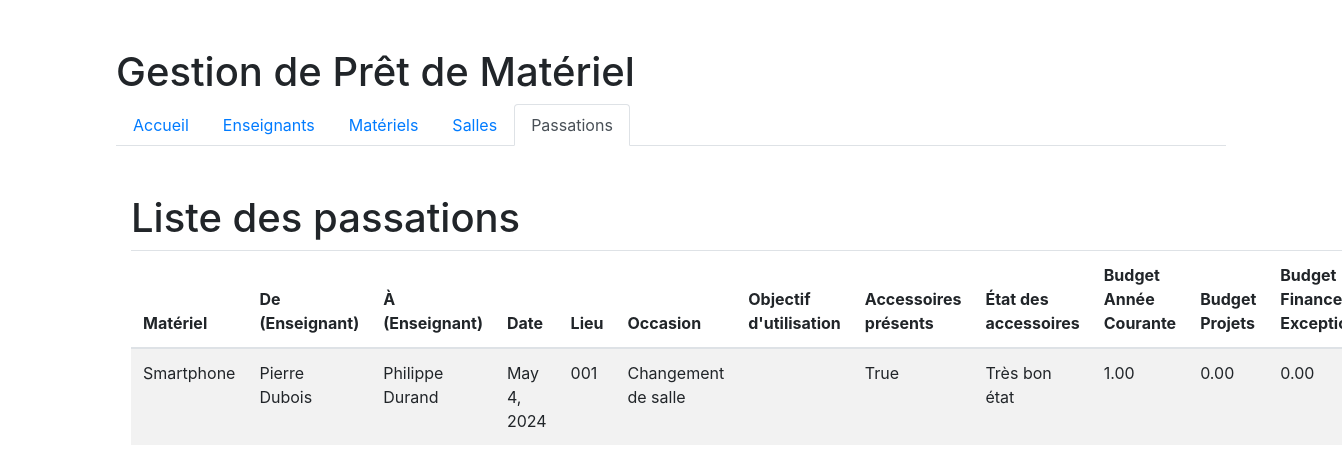
/liste_passations/, run on the app's committed database.
### GestionMateriel/models.py (models this page shows, shortened)
class Passation(models.Model):
    materiel = models.ForeignKey(Materiel, on_delete=models.CASCADE)
    de = models.ForeignKey(Enseignant, on_delete=models.CASCADE, related_name='passations_de')
    a = models.ForeignKey(Enseignant, on_delete=models.CASCADE, related_name='passations_a')
    date = models.DateField()
    lieu = models.ForeignKey(Salle, on_delete=models.SET_NULL, null=True)
    occasion = models.CharField(max_length=200, blank=True)
    objectif_utilisation = models.TextField(blank=True)
    accessoires_presents = models.BooleanField(default=True)
    etat_accessoires = models.CharField(max_length=200, blank=True)
    budget_annee_courante = models.DecimalField(max_digits=10, decimal_places=2, default=0)
    budget_projets = models.DecimalField(max_digits=10, decimal_places=2, default=0)
    budget_financements_exceptionnels = models.DecimalField(max_digits=10, decimal_places=2, default=0)

class Materiel(models.Model):
    nom = models.CharField(max_length=100)
    accessoires = models.TextField(blank=True)
    acheteur = models.ForeignKey(Enseignant, on_delete=models.SET_NULL, null=True, related_name='materiels_achetes')
    responsable = models.ForeignKey(Enseignant, on_delete=models.SET_NULL, null=True,
                                    related_name='materiels_responsables')
    salle = models.ForeignKey(Salle, on_delete=models.SET_NULL, null=True)
    possesseur = models.ForeignKey(Enseignant, on_delete=models.SET_NULL, null=True, related_name='materiels_possedes')
    def __str__(self):
        return self.nom

class Enseignant(models.Model):
    nom = models.CharField(max_length=100)
    prenom = models.CharField(max_length=100)
    def __str__(self):
        return f"{self.prenom} {self.nom}"
    class Meta:
        app_label = 'GestionMateriel'

class Salle(models.Model):
    numero = models.CharField(max_length=10)
    def __str__(self):
        return self.numero

### GestionMateriel/views.py (the view)
# urls.py: path('liste_passations/', views.liste_passations, name='liste_passations'),
def liste_passations(request):
    passations = Passation.objects.all()
    return render(request, 'liste_passations.html', {'passations': passations})

### templates/liste_passations.html (shortened to what this page needs)
{% extends 'base.html' %}
{% block passations_active %}active{% endblock %}
{% block content %}
    <div class="container mt-5">
        <h1>Liste des passations</h1>
        <table class="table table-striped">
            <thead>
                <tr>
                    <th>Matériel</th>
                    <th>De (Enseignant)</th>
                    <th>À (Enseignant)</th>
                    <th>Date</th>
                    <th>Lieu</th>
                    <th>Occasion</th>
                    <th>Objectif d'utilisation</th>
                    <th>Accessoires présents</th>
                    <th>État des accessoires</th>
                    <th>Budget Année Courante</th>
                    <th>Budget Projets</th>
                    <th>Budget Financements Exceptionnels</th>
                </tr>
            </thead>
            <tbody>
                {% for passation in passations %}
                    <tr>
                        <td>{{ passation.materiel }}</td>
                        <td>{{ passation.de }}</td>
                        <td>{{ passation.a }}</td>
                        <td>{{ passation.date }}</td>
                        <td>{{ passation.lieu }}</td>
                        <td>{{ passation.occasion }}</td>
                        <td>{{ passation.objectif_utilisation }}</td>
                        <td>{{ passation.accessoires_presents }}</td>
                        <td>{{ passation.etat_accessoires }}</td>
                        <td>{{ passation.budget_annee_courante }}</td>
                        <td>{{ passation.budget_projets }}</td>
                        <td>{{ passation.budget_financements_exceptionnels }}</td>
                    </tr>
                {% empty %}
                    <tr>
                        <td colspan="12">Aucune passation enregistrée.</td>
                    </tr>
                {% endfor %}
            </tbody>
        </table>
    </div>
{% endblock %}

### data on the page
Passation: materiel "Smartphone", de "Pierre Dubois", a "Philippe Durand", date "May 4, 2024", lieu "001", occasion "Changement de salle", accessoires_presents "True", etat_accessoires "Très bon état", budget_annee_courante "1.00", budget_projets "0.00", budget_financements_exceptionnels "0.00"
